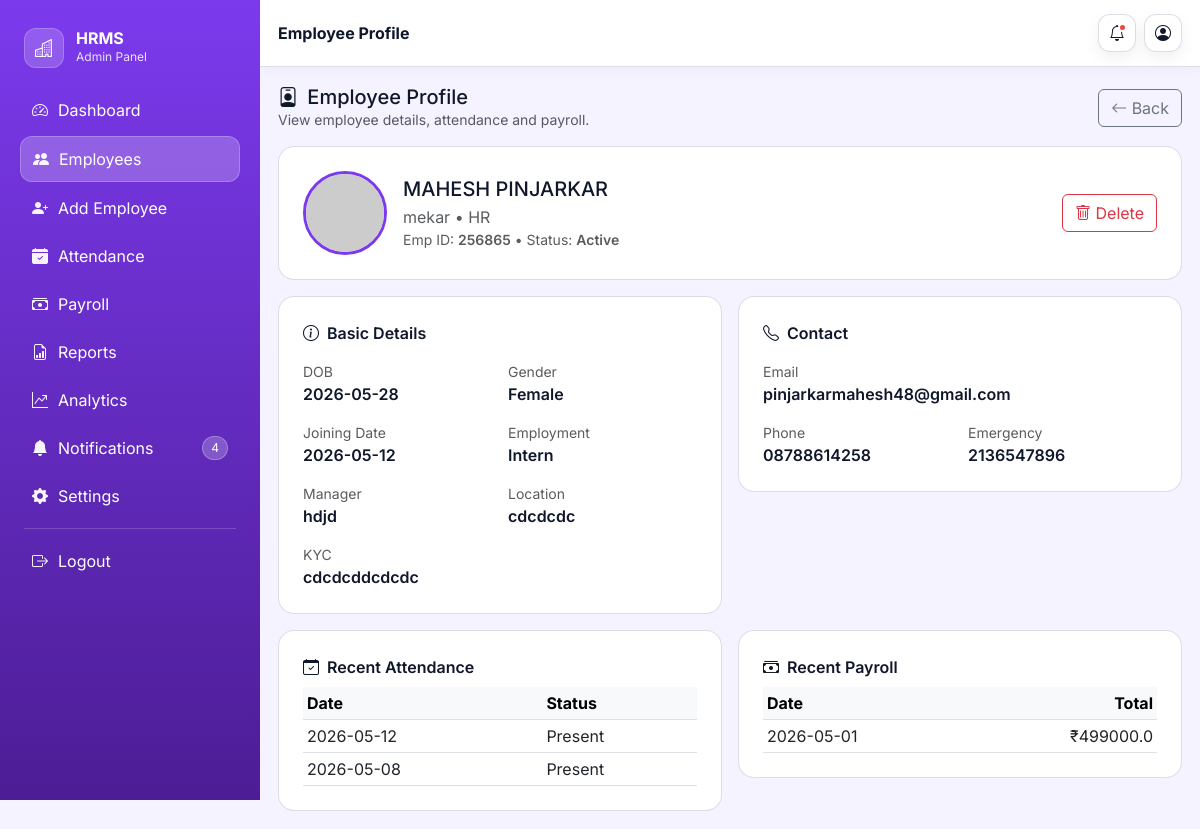
/employee/1 (signed in), run on the app's committed database.
### tables this page shows
CREATE TABLE employees (
        id INTEGER PRIMARY KEY AUTOINCREMENT,
        emp_id TEXT,
        name TEXT,
        dob TEXT,
        gender TEXT,
        job_title TEXT,
        department TEXT,
        joining_date TEXT,
        employment_type TEXT,
        manager TEXT,
        location TEXT,
        email TEXT,
        phone TEXT,
        emergency TEXT,
        status TEXT,
        kyc TEXT,
        profile TEXT
    );

CREATE TABLE attendance (
        id INTEGER PRIMARY KEY AUTOINCREMENT,
        emp_id TEXT,
        name TEXT,
        date TEXT,
        status TEXT
    );

CREATE TABLE payroll (
        id INTEGER PRIMARY KEY AUTOINCREMENT,
        emp_id TEXT,
        name TEXT,
        basic REAL,
        bonus REAL,
        deduction REAL,
        total REAL,
        date TEXT
    );

### app.py (the view)
@app.route("/employee/<int:id>")
@login_required
def employee_profile(id):
    conn = sqlite3.connect(DB_PATH)
    cursor = conn.cursor()
    cursor.execute("SELECT * FROM employees WHERE id=?", (id,))
    emp = cursor.fetchone()
    if not emp:
        conn.close()
        return render_template("employee_profile.html", emp=None, attendance=[], payroll=[])
    cursor.execute("SELECT * FROM attendance WHERE emp_id=? ORDER BY id DESC LIMIT 10", (emp[1],))
    att = cursor.fetchall()
    cursor.execute("SELECT * FROM payroll WHERE emp_id=? ORDER BY id DESC LIMIT 10", (emp[1],))
    pay = cursor.fetchall()
    conn.close()
    return render_template("employee_profile.html", emp=emp, attendance=att, payroll=pay)

### app.py (called while the page is built)
def login_required(view):
    @wraps(view)
    def wrapped(*args, **kwargs):
        if 'admin' not in session:
            return redirect(url_for("login"))
        return view(*args, **kwargs)
    return wrapped

@app.context_processor
def inject_theme():
    data = {"theme": session.get("theme", "Purple")}
    if 'admin' in session:
        try:
            conn = sqlite3.connect(DB_PATH)
            cursor = conn.cursor()
            cursor.execute("SELECT COUNT(*) FROM notifications WHERE status='unread'")
            data["notif_count"] = cursor.fetchone()[0]
            conn.close()
        except Exception:
            data["notif_count"] = 0
    return data

### templates/employee_profile.html
{% extends "base.html" %}
{% set title = "Employee Profile - HRMS" %}
{% set page_title = "Employee Profile" %}
{% set active_page = "employees" %}
{% block content %}
  <div class="d-flex align-items-center justify-content-between mb-3">
    <div>
      <div class="h5 mb-0"><i class="bi bi-person-badge me-1"></i> Employee Profile</div>
      <div class="text-muted small">View employee details, attendance and payroll.</div>
    </div>
    <a class="btn btn-outline-secondary" href="{{ url_for('employees') }}">
      <i class="bi bi-arrow-left"></i> Back
    </a>
  </div>
  {% if not emp %}
    <div class="alert alert-danger">Employee not found.</div>
  {% else %}
    <div class="panel p-4 rounded-4 mb-3">
      <div class="d-flex gap-3 align-items-center">
        {% if emp[16] %}
          <img src="/static/uploads/{{ emp[16] }}" alt="profile" style="width:84px;height:84px;border-radius:50%;object-fit:cover;border:3px solid var(--primary);">
        {% else %}
          <img src="https://via.placeholder.com/84" alt="profile" style="width:84px;height:84px;border-radius:50%;object-fit:cover;border:3px solid var(--primary);">
        {% endif %}
        <div class="flex-grow-1">
          <div class="h5 mb-1">{{ emp[2] }}</div>
          <div class="text-muted">{{ emp[5] }} • {{ emp[6] }}</div>
          <div class="small text-muted">Emp ID: <span class="fw-semibold">{{ emp[1] }}</span> • Status: <span class="fw-semibold">{{ emp[14] }}</span></div>
        </div>
        <a href="/delete/{{ emp[0] }}" class="btn btn-outline-danger"
           onclick="return confirm('Are you sure you want to delete this employee?')">
          <i class="bi bi-trash"></i> Delete
        </a>
      </div>
    </div>
    <div class="row g-3">
      <div class="col-md-6">
        <div class="panel p-4 rounded-4">
          <div class="fw-semibold mb-3"><i class="bi bi-info-circle me-1"></i> Basic Details</div>
          <div class="row g-3">
            <div class="col-6"><div class="text-muted small">DOB</div><div class="fw-semibold">{{ emp[3] }}</div></div>
            <div class="col-6"><div class="text-muted small">Gender</div><div class="fw-semibold">{{ emp[4] }}</div></div>
            <div class="col-6"><div class="text-muted small">Joining Date</div><div class="fw-semibold">{{ emp[7] }}</div></div>
            <div class="col-6"><div class="text-muted small">Employment</div><div class="fw-semibold">{{ emp[8] }}</div></div>
            <div class="col-6"><div class="text-muted small">Manager</div><div class="fw-semibold">{{ emp[9] }}</div></div>
            <div class="col-6"><div class="text-muted small">Location</div><div class="fw-semibold">{{ emp[10] }}</div></div>
            <div class="col-12"><div class="text-muted small">KYC</div><div class="fw-semibold">{{ emp[15] }}</div></div>
          </div>
        </div>
      </div>
      <div class="col-md-6">
        <div class="panel p-4 rounded-4">
          <div class="fw-semibold mb-3"><i class="bi bi-telephone me-1"></i> Contact</div>
          <div class="row g-3">
            <div class="col-12"><div class="text-muted small">Email</div><div class="fw-semibold">{{ emp[11] }}</div></div>
            <div class="col-6"><div class="text-muted small">Phone</div><div class="fw-semibold">{{ emp[12] }}</div></div>
            <div class="col-6"><div class="text-muted small">Emergency</div><div class="fw-semibold">{{ emp[13] }}</div></div>
          </div>
        </div>
      </div>
    </div>
    <div class="row g-3 mt-0">
      <div class="col-md-6">
        <div class="panel p-4 rounded-4">
          <div class="fw-semibold mb-2"><i class="bi bi-calendar-check me-1"></i> Recent Attendance</div>
          <div class="table-responsive">
            <table class="table table-sm align-middle mb-0">
              <thead class="table-light"><tr><th>Date</th><th>Status</th></tr></thead>
              <tbody>
                {% for row in attendance %}
                  <tr><td>{{ row[3] }}</td><td>{{ row[4] }}</td></tr>
                {% else %}
                  <tr><td colspan="2" class="text-muted">No attendance records.</td></tr>
                {% endfor %}
              </tbody>
            </table>
          </div>
        </div>
      </div>
      <div class="col-md-6">
        <div class="panel p-4 rounded-4">
          <div class="fw-semibold mb-2"><i class="bi bi-cash-stack me-1"></i> Recent Payroll</div>
          <div class="table-responsive">
            <table class="table table-sm align-middle mb-0">
              <thead class="table-light"><tr><th>Date</th><th class="text-end">Total</th></tr></thead>
              <tbody>
                {% for row in payroll %}
                  <tr><td>{{ row[7] }}</td><td class="text-end">₹{{ row[6] }}</td></tr>
                {% else %}
                  <tr><td colspan="2" class="text-muted">No payroll records.</td></tr>
                {% endfor %}
              </tbody>
            </table>
          </div>
        </div>
      </div>
    </div>
  {% endif %}
{% endblock %}

### static/css/app.css (style rules this page uses)
:root { --bg: #f5f3ff; --surface: #ffffff; --muted: #64748b; --text: #0f172a; --border: rgba(148,163,184,.35); --primary: #7c3aed; --primary-2: #5b21b6; --shadow: 0 10px 25px rgba(15, 23, 42, 0.08); }
body { font-family: Inter, "Segoe UI", system-ui, -apple-system, Arial, sans-serif; background: var(--bg); color: var(--text); }
.theme-purple { --bg:#f5f3ff; --surface:#ffffff; --text:#0f172a; --primary:#7c3aed; --primary-2:#4c1d95; }
.panel { background: var(--surface); border:1px solid var(--border); }

### data on the page
employees: name "MAHESH PINJARKAR", job_title "mekar", department "HR", emp "256865", status "Active", dob "2026-05-28", gender "Female", joining_date "2026-05-12", employment_type "Intern", manager "hdjd", location "cdcdcdc", kyc "cdcdcddcdcdc", email "pinjarkarmahesh48@gmail.com", phone "08788614258", emergency "2136547896"
attendance: date "2026-05-12", status "Present"
attendance: date "2026-05-08", status "Present"
payroll: date "2026-05-01", total "499000.0"

### other printed values
{{ notif_count }} "4"
{{ page_title }} "Employee Profile"
